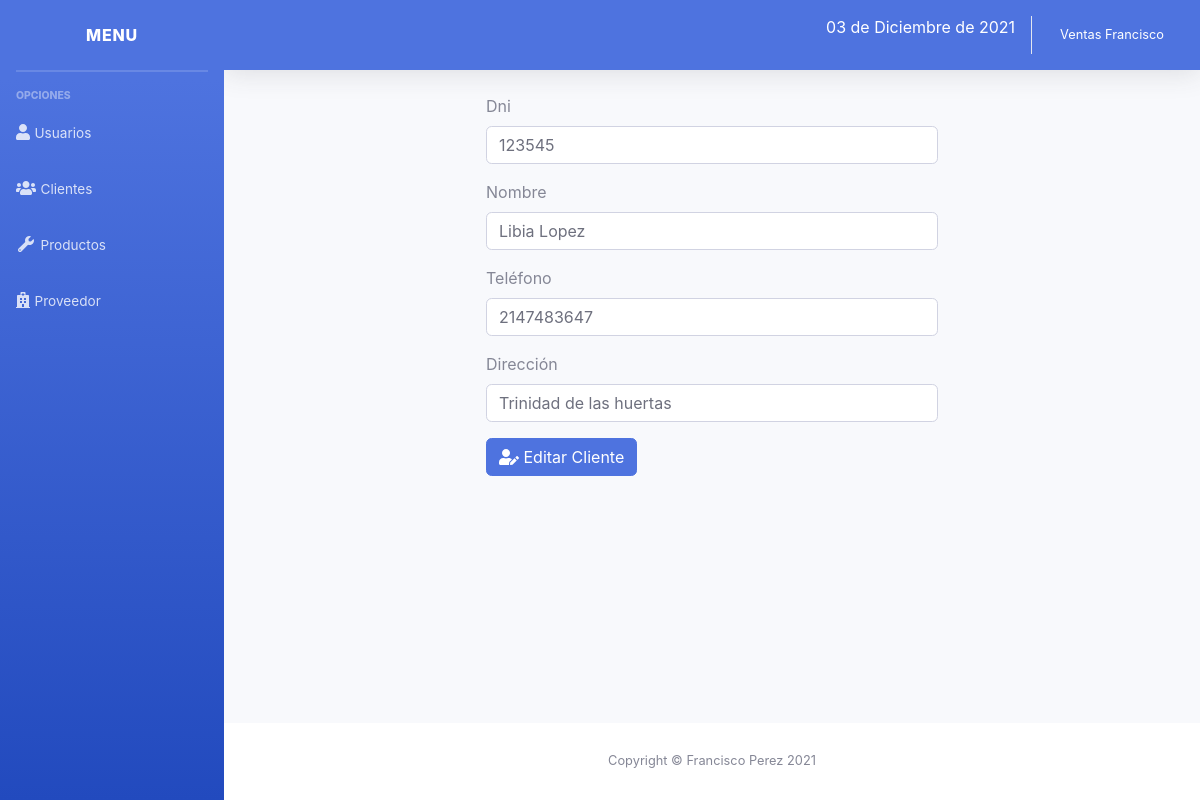
The page /sistema/editar_cliente.php?id=1 (signed in) on the database its author committed.
### tables this page shows
CREATE TABLE `cliente` (
  `idcliente` int(11) NOT NULL,
  `dni` int(8) NOT NULL,
  `nombre` varchar(100) NOT NULL,
  `telefono` int(15) NOT NULL,
  `direccion` varchar(200) NOT NULL,
  `usuario_id` int(11) NOT NULL
);

### sistema/editar_cliente.php (the view, shortened to what this page needs)
<?php include_once "includes/header.php";
include "../conexion.php";
$idcliente = $_REQUEST['id'];
$sql = mysqli_query($conexion, "SELECT * FROM cliente WHERE idcliente = $idcliente");
$result_sql = mysqli_num_rows($sql);
if ($result_sql == 0) {
  header("Location: lista_cliente.php");
} else {
  while ($data = mysqli_fetch_array($sql)) {
    $dni = $data['dni'];
    $nombre = $data['nombre'];
    $telefono = $data['telefono'];
    $direccion = $data['direccion'];
  }
}
?>
        <div class="container-fluid">
          <div class="row">
            <div class="col-lg-6 m-auto">
              <form class="" action="" method="post">
                <div class="form-group">
                  <label for="dni">Dni</label>
                  <input type="number" placeholder="Ingrese dni" name="dni" id="dni" class="form-control" value="<?php echo $dni; ?>">
                </div>
                <div class="form-group">
                  <label for="nombre">Nombre</label>
                  <input type="text" placeholder="Ingrese Nombre" name="nombre" class="form-control" id="nombre" value="<?php echo $nombre; ?>">
                </div>
                <div class="form-group">
                  <label for="telefono">Teléfono</label>
                  <input type="number" placeholder="Ingrese Teléfono" name="telefono" class="form-control" id="telefono" value="<?php echo $telefono; ?>">
                </div>
                <div class="form-group">
                  <label for="direccion">Dirección</label>
                  <input type="text" placeholder="Ingrese Direccion" name="direccion" class="form-control" id="direccion" value="<?php echo $direccion; ?>">
                </div>
                <button type="submit" class="btn btn-primary"><i class="fas fa-user-edit"></i> Editar Cliente</button>
              </form>
            </div>
          </div>
        </div>
      </div>
      <?php include_once "includes/footer.php"; ?>

### rows shown on the page
cliente: dni "123545", nombre "Libia Lopez", telefono "2147483647", direccion "Trinidad de las huertas"

### other values the page prints
fecha() "03 de Diciembre de 2021"
$_SESSION['nombre'] "Ventas Francisco"
